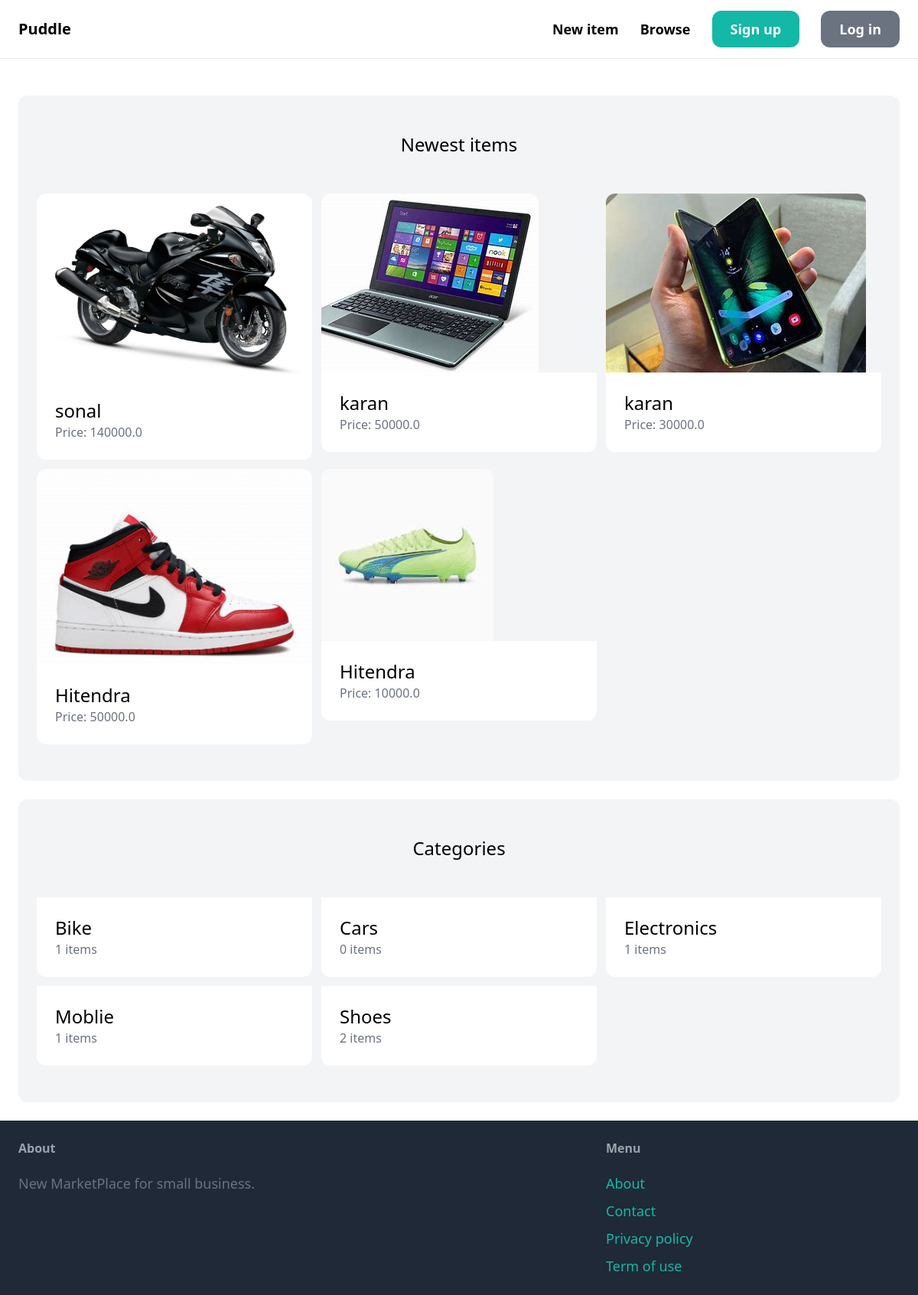
The page / on the database its author committed.
### item/models.py (models this page shows, shortened)
class Item(models.Model):
    category = models.ForeignKey(Category, related_name='items', on_delete=models.CASCADE)
    name = models.CharField(max_length=255)
    description = models.TextField(blank=True, null=True)
    price = models.FloatField()
    image = models.ImageField(upload_to='item_images', blank=True, null=True)
    is_sold = models.BooleanField(default=False)
    created_by = models.ForeignKey(User, related_name='items', on_delete=models.CASCADE)
    created_at = models.DateTimeField(auto_now_add=True)

class Category(models.Model):
    name = models.CharField(max_length=255)
    class Meta:
        ordering = ('name',)
        verbose_name_plural = 'Categories'

### core/views.py (the view)
# urls.py: path('', views.index, name='index'),
def index(request):
    items = Item.objects.filter(is_sold=False)[0:6]
    categories = Category.objects.all()
    return render(request, 'core/index.html', {
        'categories': categories,
        'items': items,
    })

### core/templates/core/index.html (shortened to what this page needs)
{% extends 'core/base.html' %}
{% block content %}
    <div class="mt-6 px-6 py-12 bg-gray-100 rounded-xl">
        <h2 class="mb-12 text-2xl text-center">Newest items</h2>
        <div class="grid grid-cols-3 gap-3">
            {% for item in items %}
                <div>
                    <a href="{% url 'item:detail' item.id %}">
                        <div>
                            <img src="{{ item.image.url }}" class="rounded-t-xl">
                        </div>
                        <div class="p-6 bg-white rounded-b-xl">
                            <h2 class="text-2xl">{{ item.name }}</h2>
                            <p class="text-gray-500">Price: {{ item.price }}</p>
                        </div>
                    </a>
                </div>
            {% endfor %}
        </div>
    </div>
    <div class="mt-6 px-6 py-12 bg-gray-100 rounded-xl">
        <h2 class="mb-12 text-2xl text-center">Categories</h2>
        <div class="grid grid-cols-3 gap-3">
            {% for category in categories %}
                <div>
                    <a href="#">
                        <div class="p-6 bg-white rounded-b-xl">
                            <h2 class="text-2xl">{{ category.name }}</h2>
                            <p class="text-gray-500">{{ category.items.count }} items</p>
                        </div>
                    </a>
                </div>
            {% endfor %}
        </div>
    </div>
{% endblock %}

### core/templates/core/base.html (shortened to what this page needs)
<!doctype html>
<html>
    <head>
        <script src="https://cdn.tailwindcss.com"></script>
    </head>
    <body>
        <nav class="py-6 px-6 flex justify-between items-center border-b border-gray-200">
            <a href="/" class="text-xl font-semibold">Puddle</a>
            <div class="space-x-6">
                <a href="{% url 'item:new' %}" class="text-lg font-semibold hover:text-gray-500">New item</a>
                <a href="{% url 'item:items' %}" class="text-lg font-semibold hover:text-gray-500">Browse</a>
                {% if request.user.is_authenticated %}
                    <a href="{% url 'conversation:inbox' %}" class="px-6 py-3 text-lg font-semibold bg-teal-500 text-white rounded-xl hover:bg-teal-700">Inbox</a>
                    <a href="{% url 'dashboard:index' %}" class="px-6 py-3 text-lg font-semibold bg-gray-500 text-white rounded-xl hover:bg-gray-700">Dashboard</a>
                {% else %}
                    <a href="{% url 'core:signup' %}" class="px-6 py-3 text-lg font-semibold bg-teal-500 text-white rounded-xl hover:bg-teal-700">Sign up</a>
                    <a href="{% url 'core:login' %}" class="px-6 py-3 text-lg font-semibold bg-gray-500 text-white rounded-xl hover:bg-gray-700">Log in</a>
                {% endif %}
            </div>
        </nav>
        <div class="px-6 py-6">
            {% block content %}
            {% endblock %}
        </div>
        <footer class="py-6 px-6 flex justify-between bg-gray-800">
            <div class="w-2/3 pr-10">
                <h3 class="mb-5 font-semibold text-gray-400">About</h3>
                <p class="text-lg text-gray-500">New MarketPlace for small business.</p>
            </div>
            <div class="w-1/3">
                <h3 class="mb-5 font-semibold text-gray-400">Menu</h3>
                <ul class="space-y-2">
                    <li><a href="#" class="text-lg text-teal-500 hover:text-teal-700">About</a></li>
                    <li><a href="{% url 'core:contact' %}" class="text-lg text-teal-500 hover:text-teal-700">Contact</a></li>
                    <li><a href="#" class="text-lg text-teal-500 hover:text-teal-700">Privacy policy</a></li>
                    <li><a href="#" class="text-lg text-teal-500 hover:text-teal-700">Term of use</a></li>
                </ul>
            </div>
        </footer>
    </body>
</html>

### rows shown on the page
Item: image (picture), name "sonal", price "140000.0"
Item: image (picture), name "karan", price "50000.0"
Item: image (picture), name "karan", price "30000.0"
Item: image (picture), name "Hitendra", price "50000.0"
Item: image (picture), name "Hitendra", price "10000.0"
Category: name "Bike", items.count "1"
Category: name "Cars", items.count "0"
Category: name "Electronics", items.count "1"
Category: name "Moblie", items.count "1"
Category: name "Shoes", items.count "2"
